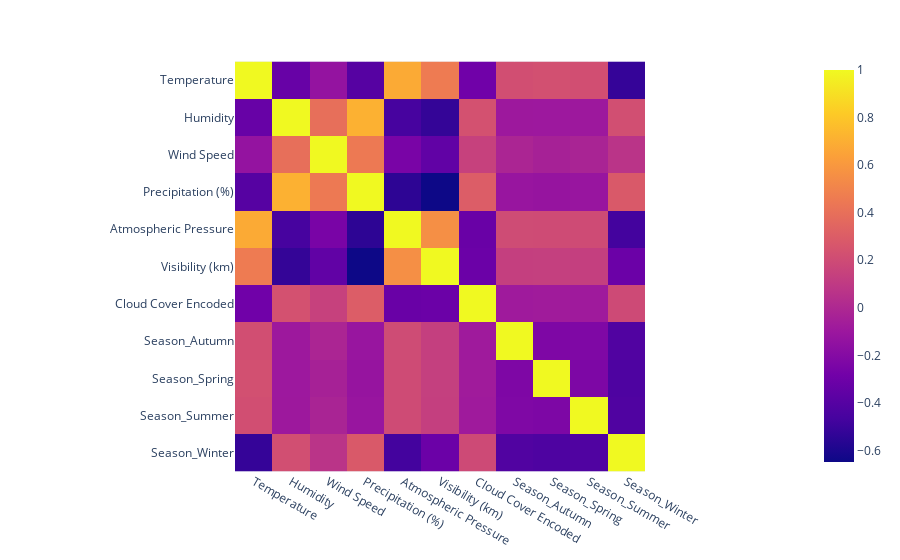

The notebook cell saved with this chart:
### Code cell
# korelacna matica
corr_matrix = px.imshow(df.corr())
corr_matrix.show()

### Figure 1 — Plotly figure (JSON) as saved in the notebook; plotly's stock layout.template omitted (floating-point values rounded to 4 significant figures)
{"data": [{"coloraxis": "coloraxis", "hovertemplate": "x: %{x}<br>y: %{y}<br>color: %{z}<extra></extra>", "name": "0", "type": "heatmap", "x": ["Temperature", "Humidity", "Wind Speed", "Precipitation (%)", "Atmospheric Pressure", "Visibility (km)", "Cloud Cover Encoded", "Season_Autumn", "Season_Spring", "Season_Summer", "Season_Winter"], "xaxis": "x", "y": ["Temperature", "Humidity", "Wind Speed", "Precipitation (%)", "Atmospheric Pressure", "Visibility (km)", "Cloud Cover Encoded", "Season_Autumn", "Season_Spring", "Season_Summer", "Season_Winter"], "yaxis": "y", "z": [[1, -0.3297, -0.1318, -0.3983, 0.6789, 0.4599, -0.2895, 0.2183, 0.2254, 0.2178, -0.5199], [-0.3297, 1, 0.3992, 0.7082, -0.4614, -0.5236, 0.2317, -0.09447, -0.09593, -0.09283, 0.2226], [-0.1318, 0.3992, 1, 0.4509, -0.2534, -0.3532, 0.1426, -0.01741, -0.0411, -0.02525, 0.06598], [-0.3983, 0.7082, 0.4509, 1, -0.5461, -0.6483, 0.2995, -0.1157, -0.1237, -0.1162, 0.2796], [0.6789, -0.4614, -0.2534, -0.5461, 1, 0.5564, -0.3196, 0.2025, 0.1995, 0.1983, -0.4717], [0.4599, -0.5236, -0.3532, -0.6483, 0.5564, 1, -0.312, 0.1318, 0.1349, 0.129, -0.311], [-0.2895, 0.2317, 0.1426, 0.2995, -0.3196, -0.312, 1, -0.08337, -0.07677, -0.08276, 0.1908], [0.2183, -0.09447, -0.01741, -0.1157, 0.2025, 0.1318, -0.08337, 1, -0.231, -0.2266, -0.4196], [0.2254, -0.09593, -0.0411, -0.1237, 0.1995, 0.1349, -0.07677, -0.231, 1, -0.2326, -0.4306], [0.2178, -0.09283, -0.02525, -0.1162, 0.1983, 0.129, -0.08276, -0.2266, -0.2326, 1, -0.4224], [-0.5199, 0.2226, 0.06598, 0.2796, -0.4717, -0.311, 0.1908, -0.4196, -0.4306, -0.4224, 1]]}], "layout": {"coloraxis": {"colorscale": [[0, "#0d0887"], [0.1111, "#46039f"], [0.2222, "#7201a8"], [0.3333, "#9c179e"], [0.4444, "#bd3786"], [0.5556, "#d8576b"], [0.6667, "#ed7953"], [0.7778, "#fb9f3a"], [0.8889, "#fdca26"], [1, "#f0f921"]]}, "margin": {"t": 60}, "xaxis": {"anchor": "y", "constrain": "domain", "domain": [0, 1], "scaleanchor": "y"}, "yaxis": {"anchor": "x", "autorange": "reversed", "constrain": "domain", "domain": [0, 1]}}}
